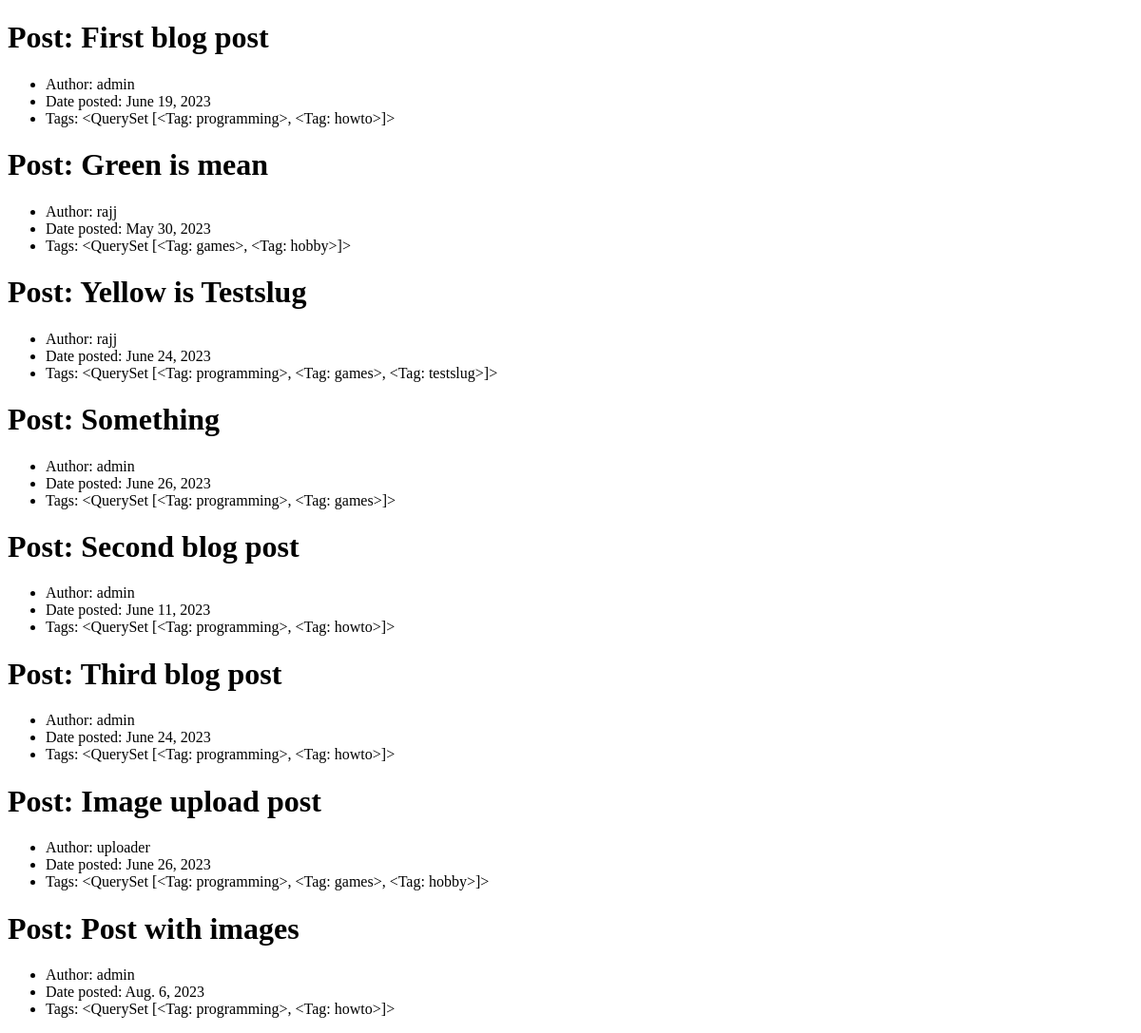
The page /blog/posts/ on the database as committed earlier.
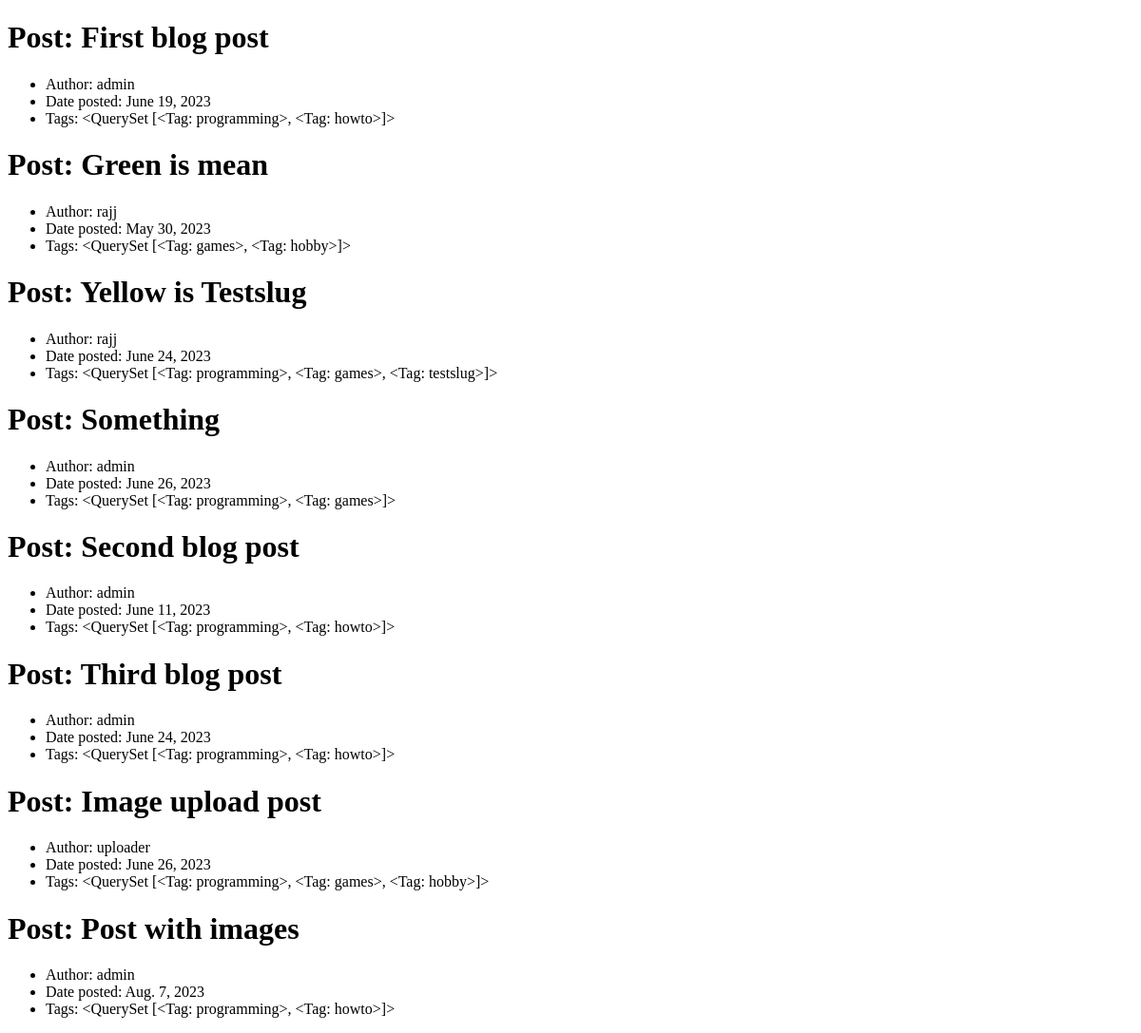
The same page on the database as committed later.
### blogapp/models.py (models this page shows, shortened)
class Post(models.Model):
    title = models.CharField(max_length=200)
    author = models.ForeignKey(User,
                                on_delete=models.CASCADE,
                                related_name="posts")
    date_posted = models.DateField()
    date_updated = models.DateField(auto_now=True, blank=True)
    tags = models.ManyToManyField(Tag, related_name="posts")
    content = models.TextField()
    img = models.ImageField(null=True, blank=True, upload_to=upload_to_cover)
    views = models.IntegerField(default=0, blank=True)
    likes = models.IntegerField(default=0, blank=True)
    slug = models.SlugField(null=False, unique=True, default='temp')

class User(models.Model):
    username = models.CharField(max_length=50)
    name = models.CharField(max_length=50)
    password = models.CharField(max_length=50)
    mail = models.EmailField(max_length=100)
    bio = models.CharField(max_length=500)
    avatar = models.ImageField(null=True, blank=True, upload_to=upload_to_avatar)
    slug = models.SlugField(null=False, unique=True, default='temp')
    liked_posts = models.ManyToManyField('Post', related_name="liked_by", blank=True)
    liked_comments = models.ManyToManyField('Comment', related_name='liked_by', blank=True)
    def __str__(self):
        return self.username

class Tag(models.Model):
    name = models.CharField(max_length=25)
    description = models.CharField(max_length=500)
    slug = models.SlugField(null=False, unique=True, default='temp')
    def __str__(self):
        return self.name

### blogapp/views.py (the view)
# urls.py: path("posts/", PostListView.as_view(), name="post_list"),
class PostListView(ListView):
    model = Post
    template_name = "blogapp/post_list.html"

### blogapp/templates/blogapp/post_list.html (shortened to what this page needs)
<!DOCTYPE html>
<html lang="en">
<head>
</head>
<body>
    {% for object in object_list %}
    <h1>Post: {{object.title}} </h1>
    <ul>
        <li>Author: {{object.author}}</li>
        <li>Date posted: {{object.date_posted}}</li>
        <li>Tags: {{object.tags.all}}</li>
    </ul>
    {% endfor %}
</body>
</html>

Rows that differ between the two databases and show on the page:
changed Post "Post with images": date_posted "Aug. 6, 2023" → "Aug. 7, 2023"
